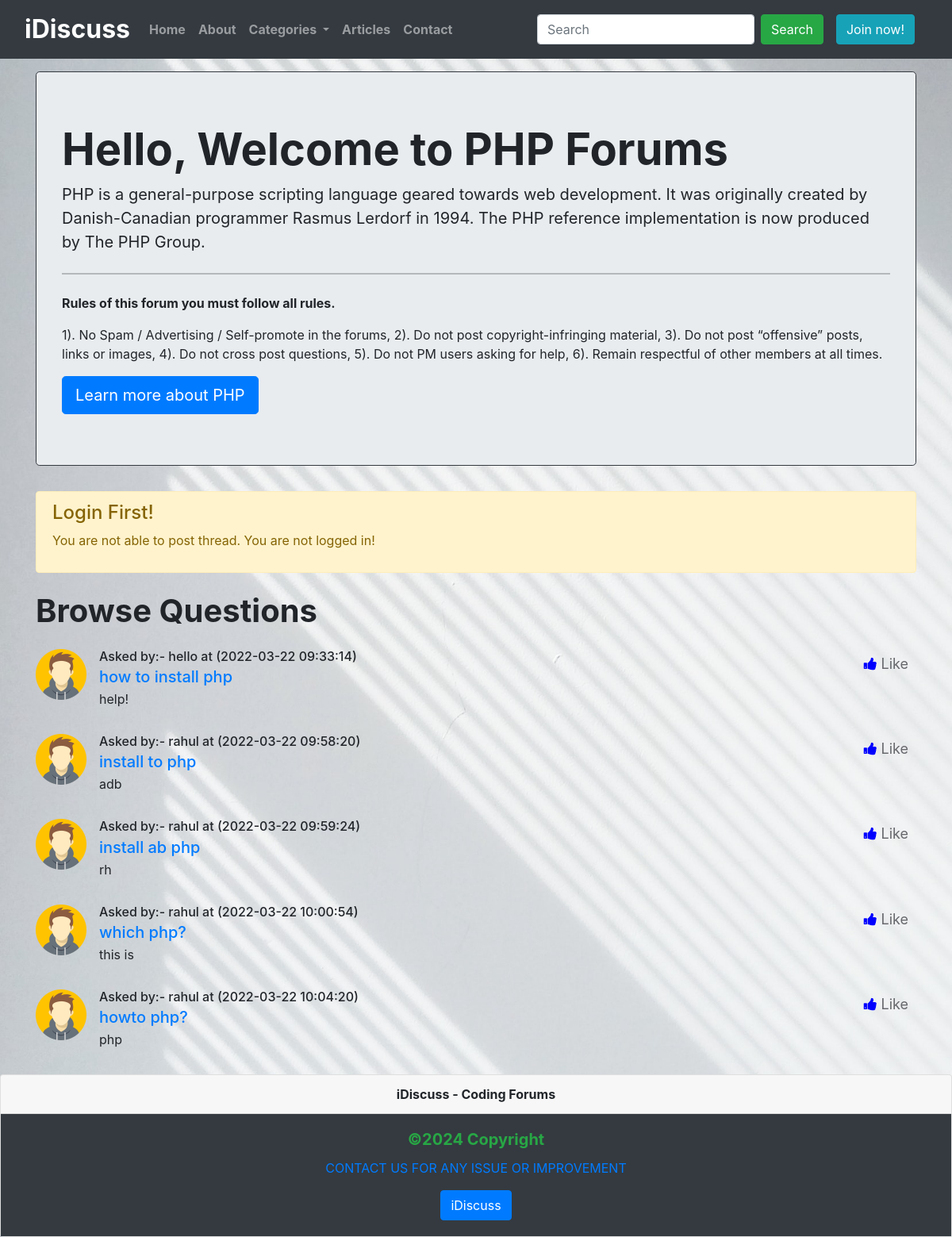
The app's page /threadlist.php?catid=1 with its own data.
### tables this page shows
CREATE TABLE `categories` (
  `categorie_id` int(9) NOT NULL,
  `categorie_name` varchar(255) NOT NULL,
  `categorie_description` text NOT NULL,
  `created` datetime NOT NULL DEFAULT current_timestamp()
);

CREATE TABLE `threads` (
  `thread_id` int(9) NOT NULL,
  `thread_title` varchar(255) NOT NULL,
  `thread_desc` text NOT NULL,
  `thread_cat_id` int(9) NOT NULL,
  `thread_user_id` int(9) NOT NULL,
  `timestamp` datetime NOT NULL DEFAULT current_timestamp()
);

CREATE TABLE `users` (
  `sno` int(9) NOT NULL,
  `user_name` varchar(12) NOT NULL,
  `user_email` varchar(255) NOT NULL,
  `user_pass` varchar(255) NOT NULL,
  `timestemp` datetime NOT NULL DEFAULT current_timestamp()
);

### threadlist.php (the view, shortened to what this page needs)
<!doctype html>
<html lang="en">
<head>
    <link href="https://cdn.jsdelivr.net/npm/bootstrap@5.1.3/dist/css/bootstrap.min.css" rel="stylesheet">
    <link rel="stylesheet" href="https://cdn.jsdelivr.net/npm/bootstrap@4.6.1/dist/css/bootstrap.min.css">
    <link rel="stylesheet" href="style.css" />
    <link rel="stylesheet" href="https://cdnjs.cloudflare.com/ajax/libs/font-awesome/4.7.0/css/font-awesome.min.css">
</head>
<body>
    <?php include 'partials/_dbconnect.php'; ?>
    <?php include 'partials/_header.php'; ?>
    <?php
    $id = $_GET['catid'];
    $sql = "SELECT * FROM `categories` WHERE categorie_id=$id";
    $result = mysqli_query($conn, $sql);
    while ($row = mysqli_fetch_assoc($result)) {
        $catname = $row['categorie_name'];
        $catdesc = $row['categorie_description'];
    }
    ?>
    <!-- <?php
            include("_dbconnect.php");
            ?> -->
    <div class="container my-3">
        <div class="jumbotron border rounded-3 border-dark rounded-lg">
            <h1 class="display-4 fw-bolder">Hello, Welcome to <?php echo $catname; ?> Forums</h1>
            <p class="lead fw-normal"><?php echo $catdesc; ?></p>
            <hr class="my-4">
            <p><b>Rules of this forum you must follow all rules.</b></P>
            <p>1). No Spam / Advertising / Self-promote in the forums, 2). Do not post copyright-infringing material,
                3).
                Do not post “offensive” posts, links or images, 4). Do not cross post questions, 5). Do not PM users
                asking for help, 6). Remain respectful of other members at all times.</p>
            <a class="btn btn-primary btn-lg" href="https://en.wikipedia.org/wiki/<?php echo $catname; ?>_(programming_language)" role="button">Learn
                more about <?php echo $catname; ?></a>
        </div>
    </div>
    <?php
    if (isset($_SESSION['loggedin']) && $_SESSION['loggedin'] == true) {
        echo '<div class="container fw-normal">
            <h1 class="py-2 fw-bolder">Start a Discussion</h1>
            <form action=" ' . $_SERVER['REQUEST_URI'] . '" method="post" enctype="multipart/form-data">
                <div class="mb-3">
                    <label for="exampleInputEmail1" class="form-label">Problem Title</label>
                    <input type="text" class="form-control" id="title" name="title" aria-describedby="emailHelp" required>
                    <input type="hidden" name="sno" value="' . $_SESSION["sno"] . '">
                    <div id="emailHelp" class="form-text">Keep your title as short and crisp as possible</div>
                </div>
                <div class="form-floating mb-3">
                    <textarea class="form-control" placeholder="Leave a comment here" id="desc" name="desc"
                        style="height: 100px" required></textarea>
                    <label for="floatingTextarea2">Ellabortate Your Concern</label>
                </div>
                <button type="submit" class="btn btn-success" name="but_upload">Post Thread</button>
            </form>
        </div>';
    } else {
        echo '
        <div class="container fw-normal">
            <div class="alert alert-warning" role="alert">
            <h4 class="alert-heading">Login First!</h4>
            <p>You are not able to post thread. You are not logged in!</p>
            </div>
        </div>';
    }
    ?>
    <div class="container">
        <h1 class="my-4 fw-bolder">Browse Questions</h1>
        <?php
        $id = $_GET['catid'];
        $sql = "SELECT * FROM `threads` WHERE thread_cat_id=$id";
        $result = mysqli_query($conn, $sql);
        while ($row = mysqli_fetch_assoc($result)) {
            $title = $row['thread_title'];
            $desc = $row['thread_desc'];
            $id = $row['thread_id'];
            $thread_time = $row['timestamp'];
            $thread_user_id = $row['thread_user_id'];
            $sql2 = "SELECT user_name FROM `users` WHERE sno= $thread_user_id";
            $result2 = mysqli_query($conn, $sql2);
            $row2 = mysqli_fetch_assoc($result2);
            echo '<ul class="list-unstyled">
                <li class="media my-3">
                <img src="img/avatar.png" class="mr-3" alt="avatar" hight="64px" width="64px">
                <div class="media-body fw-normal">
                    <h6 class="mt-0 mb-1"> Asked by:- ' . $row2['user_name'] . ' at (' . $thread_time . ')</h6>
                    <h5 class="mt-0 mb-1"><a href="thread.php?threadid=' . $id . ' ">' . $title . '</a></h5>
                    <p>' . $desc . '</p>
                </div>
                <a href="#"><button id="like" onclick="liked()">
                    <i class="fa fa-thumbs-up"></i>
                    <span class="icon">Like</span>
                </button></a>
                <script>
                    function liked(){
                        var element = document.getElementById("like");
                        element.classList.toggle("liked");
                    }
                 </script>
                </li>';
        }
        ?>
    </div>
    <?php include 'partials/_footer.php'; ?>
</body>
</html>

### partials/_header.php (shortened to what this page needs)
<?php
echo '<nav class="navbar sticky-top navbar-expand-lg navbar-dark bg-dark">
    <div class="container-fluid">
        <a class="navbar-brand fs-2 fw-bolder" href="/forum">iDiscuss</a>
        <button class="navbar-toggler" type="button" data-bs-toggle="collapse" data-bs-target="#navbarSupportedContent"
            aria-controls="navbarSupportedContent" aria-expanded="false" aria-label="Toggle navigation">
            <span class="navbar-toggler-icon"></span>
        </button>
        <div class="collapse navbar-collapse" id="navbarSupportedContent">
            <ul class="navbar-nav me-auto mb-2 mb-lg-0">
                <li class="nav-item">
                    <a class="nav-link fw-bolder" aria-current="page" href="/forum">Home</a>
                </li>
                <li class="nav-item">
                    <a class="nav-link fw-bolder" href="/forum/about.php">About</a>
                </li>
                <li class="nav-item dropdown">
                    <a class="nav-link dropdown-toggle fw-bolder" href="#" id="navbarDropdown" role="button"
                        data-bs-toggle="dropdown" aria-expanded="false">
                        Categories
                    </a>
                    <ul class="dropdown-menu" aria-labelledby="navbarDropdown">';
                echo'</ul>
                </li>
                <li class="nav-item fw-bolder">
                <a class="nav-link" href="/forum/article.php">Articles</a>
                <li class="nav-item fw-bolder">
                    <a class="nav-link" href="/forum/contact.php">Contact</a>
                </li>
            </li>
            </ul>';
            if(isset($_SESSION['loggedin']) && $_SESSION['loggedin']==true){
                echo '
                <p class="text-info my-1 mx-2 fw-bolder fs-3">Welcome "'. $_SESSION['useremail']. '" </p>
                <form class="form-inline my-2 my-lg-0" method="get" action="search.php">
                <input class="form-control mr-sm-2" name="search" type="search" placeholder="Search" aria-label="Search">
                <button class="btn btn-success my-2 my-sm-0" type="submit">Search</button>
                  <a href="partials/_logout.php" class="btn btn-outline-success ml-2">Logout</a>
                  </form>';
            }
            else{
                echo '
                <form class="form-inline my-2 my-lg-0" method="get" action="search.php">
                    <input class="form-control mr-sm-2" name="search" type="search" placeholder="Search" aria-label="Search">
                    <button class="btn btn-success my-2 my-sm-0" type="submit">Search</button>
                    <nav class="navbar navbar-dark bg-dark">
                    <a href="partials/index.html" class="btn btn-info">Join now!</a>
                    </nav>
                </form>';
            }
        echo '</div>
            </div>
            </nav>';
?>

### partials/_footer.php
<?php
$year = date("Y");
echo'<div class="card text-center">
<div class="card-header fw-bolder">
iDiscuss - Coding Forums
</div>
<div class="card-body bg-dark">
  <h5 class="card-title text-success fw-bolder">©'. $year .' Copyright</h5>
  <p class="card-text text-info text-uppercase"><a href="/forum/contact.php">Contact Us For Any Issue Or Improvement</a></p>
  <a href="/forum/index.php" class="btn btn-primary">iDiscuss</a>
</div>
</div>';
?>

### style.css (style rules this page uses)
.fa { font-size: 1.2em; }
i { color: blue; }
button { background: transparent; border: unset; outline: 0; font-size: 18px; cursor: pointer; color: #65676b; padding: 5px 10px; }

### threadlist.php (style rules this page uses)
body { background-image: url('img/bg2.jpg'); background-size: cover; }

### records on screen
categories: categorie_name "PHP", categorie_description "PHP is a general-purpose scripting language geared towards web development. It was originally created by Danish-Canadian programmer Rasmus Lerdorf in 1994. The PHP reference implementation is now produced by The PHP Group."
threads: users.user_name "hello", timestamp "2022-03-22 09:33:14", thread_title "how to install php", thread_desc "help!"
threads: users.user_name "rahul", timestamp "2022-03-22 09:58:20", thread_title "install to php", thread_desc "adb"
threads: users.user_name "rahul", timestamp "2022-03-22 09:59:24", thread_title "install ab php", thread_desc "rh"
threads: users.user_name "rahul", timestamp "2022-03-22 10:00:54", thread_title "which php?", thread_desc "this is"
threads: users.user_name "rahul", timestamp "2022-03-22 10:04:20", thread_title "howto php?", thread_desc "php"
